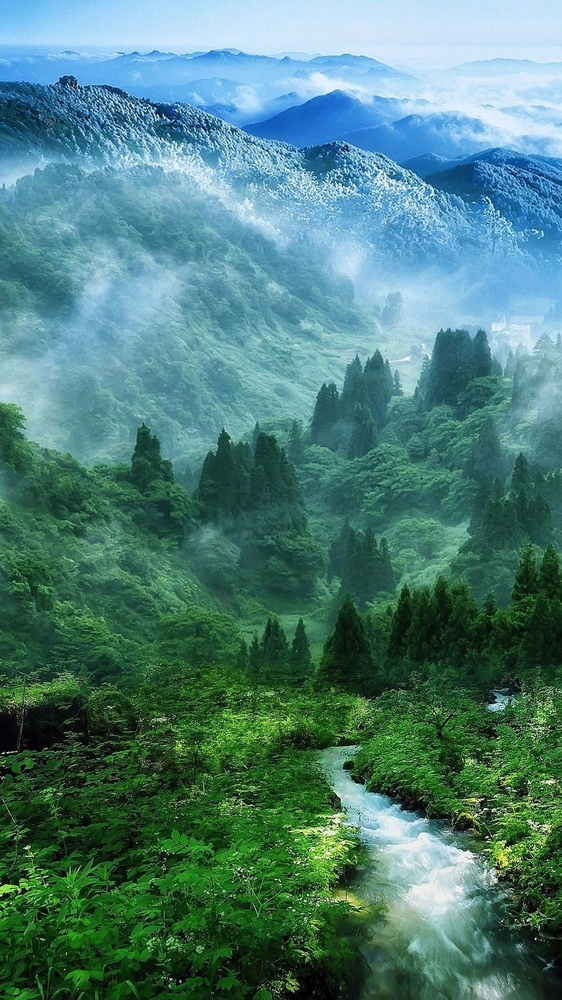
%> input picture 210406_Le_Thanh_Toan_MSE09_quiz_1/nature_1080x1920.jpeg, 562 x 1000 px, shrunk from 1080 x 1920 before the run
$ octave quiz_1_6.m   (GNU Octave 9; MATLAB toolbox functions it lacks are replaced by stand-ins)
%> lines starting %> are read from the running program, lines starting %| are printed output that depends on the picture
I1 = imread('nature_1080x1920.jpeg');
%> I1 is the input picture: size 1000x562x3 uint8; mean R, G, B 77.3, 126, 119.6
I2 = imread('nature_1080x1920_2.jpeg');
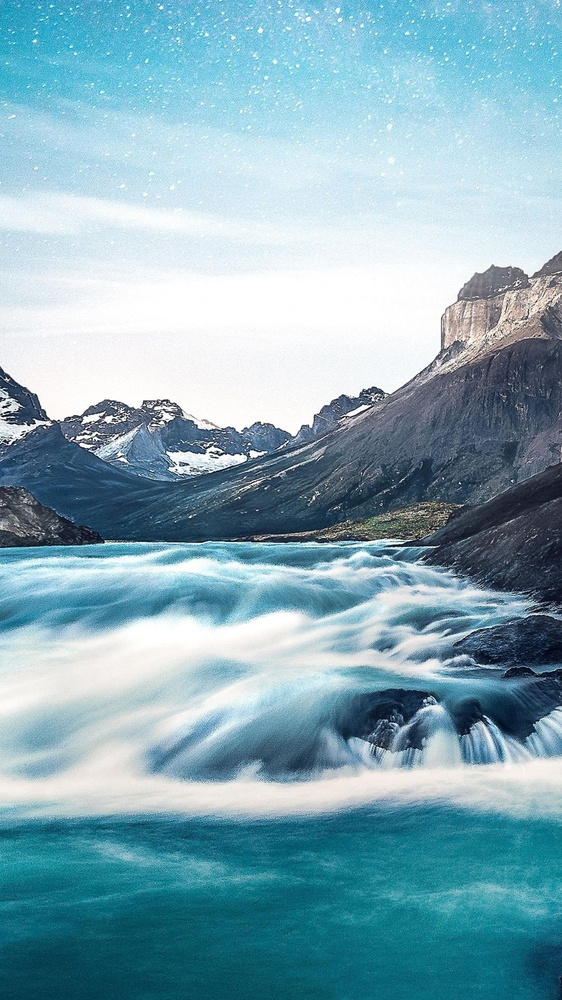
%> input picture 210406_Le_Thanh_Toan_MSE09_quiz_1/nature_1080x1920_2.jpeg, 562 x 1000 px, shrunk from 1080 x 1920 before the run
%> I2 is the input picture: size 1000x562x3 uint8; mean R, G, B 131.2, 169.5, 182.4
I3 = imread('nature_1080x1920_3.jpeg');
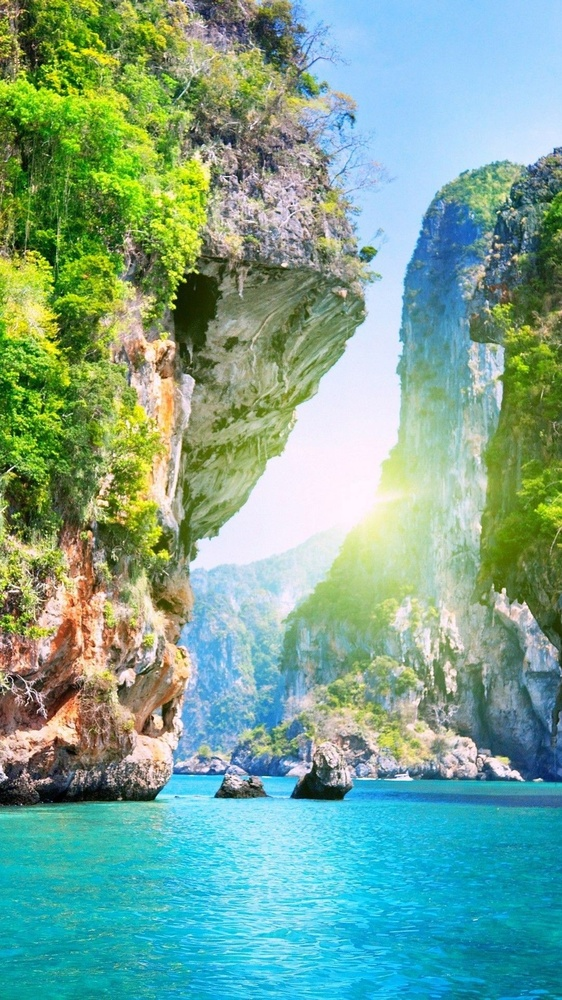
%> input picture 210406_Le_Thanh_Toan_MSE09_quiz_1/nature_1080x1920_3.jpeg, 562 x 1000 px, shrunk from 1080 x 1920 before the run
%> I3 is the input picture: size 1000x562x3 uint8; mean R, G, B 122.1, 166.4, 146.9
I4 = imread('nature_1080x1920_4.jpeg');
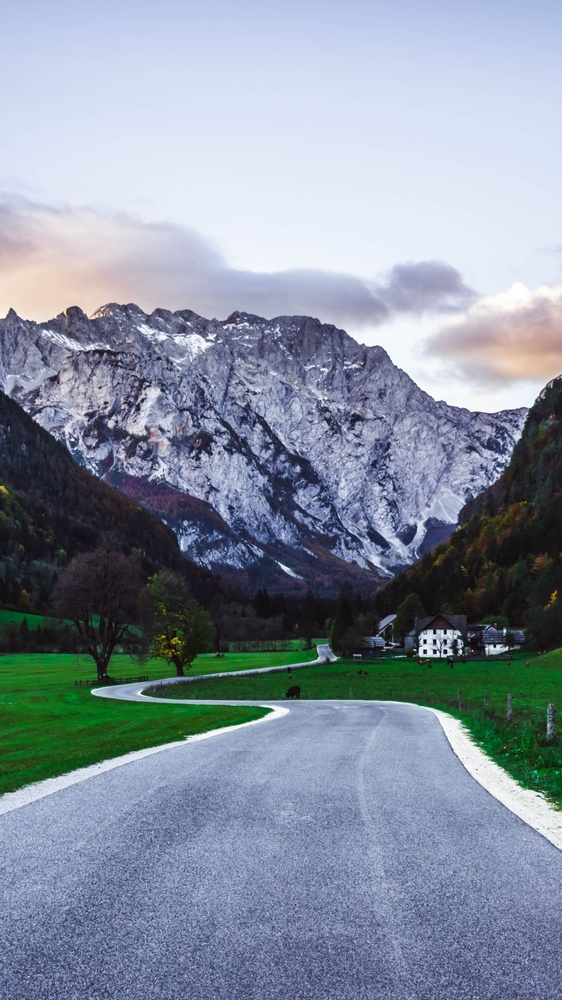
%> input picture 210406_Le_Thanh_Toan_MSE09_quiz_1/nature_1080x1920_4.jpeg, 562 x 1000 px, shrunk from 1080 x 1920 before the run
%> I4 is the input picture: size 1000x562x3 uint8; mean R, G, B 133.6, 144.5, 159.8

newImg_1 = cat(2,I1,I2);
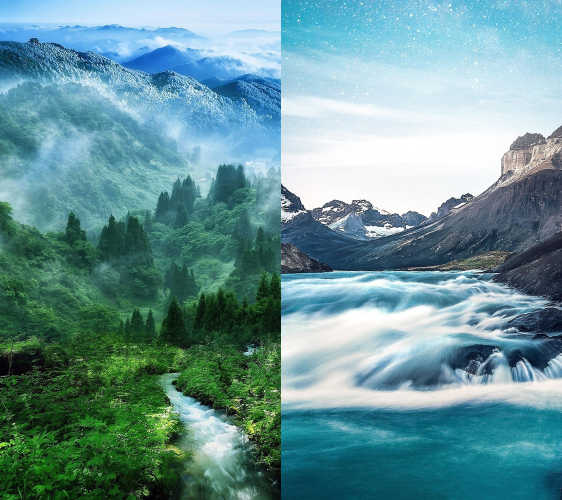
%> newImg_1: size 1000x1124x3 uint8 (shown at 1/2 size); mean R, G, B 104.2, 147.7, 151
newImg_2 = cat(2,I3,I4);
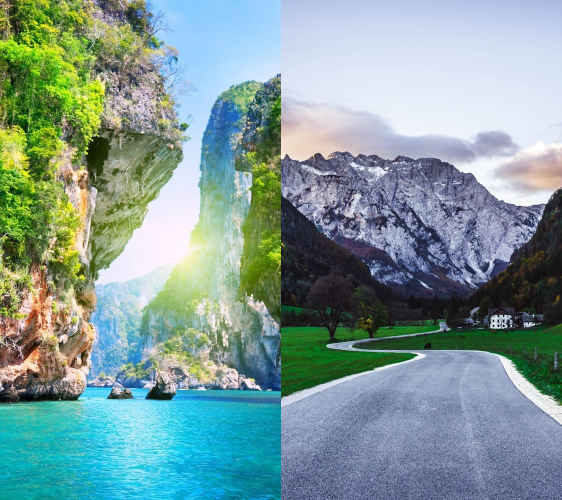
%> newImg_2: size 1000x1124x3 uint8 (shown at 1/2 size); mean R, G, B 127.9, 155.5, 153.3
newImg_3 = cat(1,newImg_1, newImg_2);
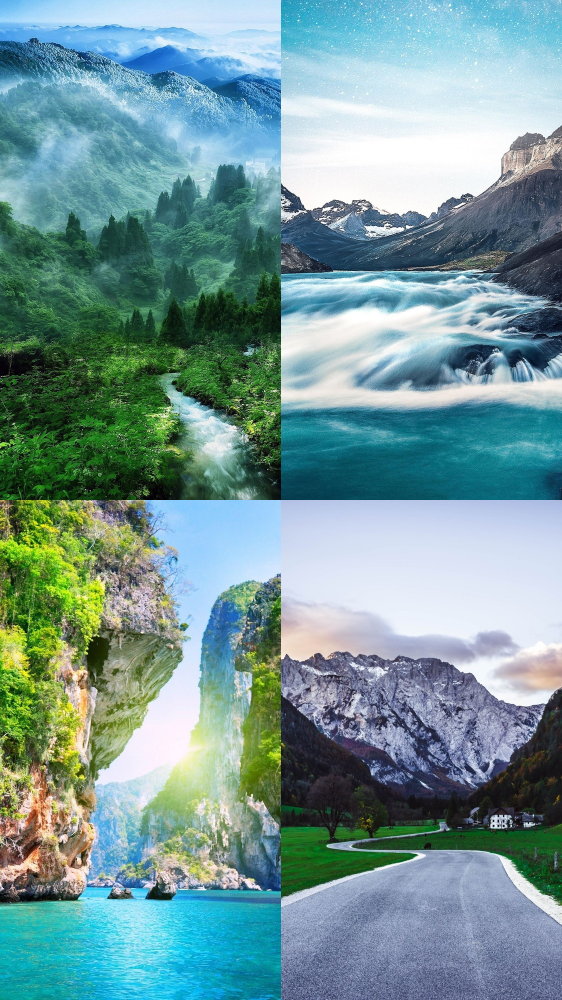
%> newImg_3: size 2000x1124x3 uint8 (shown at 1/2 size); mean R, G, B 116.1, 151.6, 152.2
figure(1); imshow(newImg_3);
